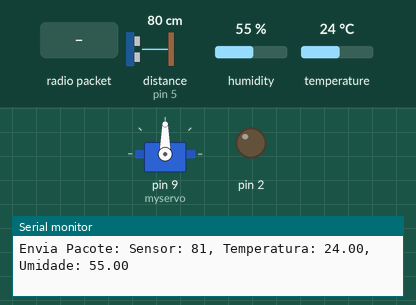
Simulated run of this sketch. Board: Arduino Uno, built with avr-gcc and run on an emulated ATmega328P. On the bench: servo, output pins drawn as LEDs (lit = HIGH), the last lines printed to the serial monitor. The test bench sets the inputs (shaded band); at power-on: distance to the obstacle (sensor on pin 5) 80 cm, humidity 55 %, temperature 24 °C. No radio packets arrive unless stated.

Above: at 1.2 s.
1.3 s: radio packet "5" arrives
At 1.9 s:
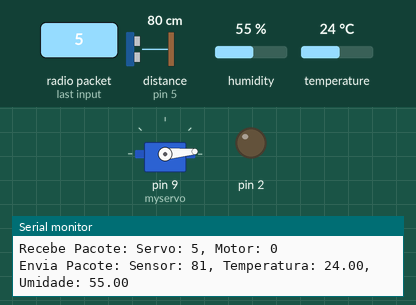
2.8 s: radio packet "200" arrives
At 4.0 s:
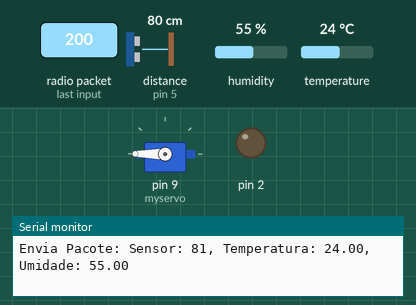
4.3 s: radio packet "90" arrives
At 5.3 s:
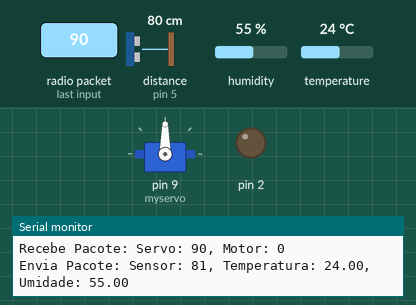
Timing chart, 0 to 7.3 s (numbered marks = the images above; inputs shaded):
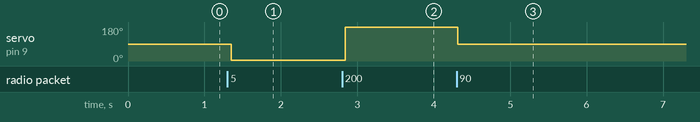

Measured:
- after the input at 1.3 s, servo on pin 9 (myservo): 90° → 5° after 0.05 s
- after the input at 2.8 s, servo on pin 9 (myservo): 5° → 180° at once
- after the input at 4.3 s, servo on pin 9 (myservo): 180° → 90° at once

The sketch:

arduino.ino
```cpp
#include <Servo.h>
#include <SPI.h>
#include "DHT.h"
#include "nRF24L01.h"
#include "RF24.h"
#include <string.h>
#include <NewPing.h>
#include <Adafruit_Sensor.h>


// Objetos
NewPing sonar(4, 5, 400); // Ultrassonico
Servo myservo; // Servo Motor
DHT dht(8, DHT11); // Sensor DHT11
RF24 radio(10, 3); // Radio


// Var's necessárias para o envio e recebimento de mensagens
// Configurações do rádio:
byte enderecos[][6] = {"1node","2node"};
unsigned int timeProx = 750;
unsigned long timeToSend;


// Envio:
char sendMessage[37];
char prox_str[4];
char temp_str[16];
char umid_str[16];
int proximity = 0;
float t = 0;
float h = 0;
float t_prev = 0;
float h_prev = 0;

// Recebimento
char receiveMessage[7];
char *search = "-";
int servo = 90;
int motor = 0;
int switch_motor;

void setup() {

  // put your setup code here, to run once:
  Serial.begin(9600);
  timeToSend = millis();
  dht.begin();
  radio.begin();
  radio.setChannel(100);
  radio.openWritingPipe(enderecos[1]);
  radio.openReadingPipe(1, enderecos[0]);
  radio.startListening();
  myservo.attach(9);
  myservo.write(servo);
  pinMode(2, OUTPUT);
}


void loop() {

  // Testa se o intervalo de envio (700ms) estourou, se sim, envia.
  if (millis() >= timeToSend) {
    radio.stopListening(); // Pare de ouvir
    timeToSend += timeProx;
    proximity = sonar.ping_cm();
    sprintf(prox_str, "%d", proximity);
    t = dht.readTemperature();
    h = dht.readHumidity();
    if (isnan(h) || isnan(t)) {
      t = t_prev;
      h = h_prev;
    } else {
      t_prev = t;
      h_prev = h;
    }
    dtostrf(t, 2, 2, temp_str);
    dtostrf(h, 2, 2, umid_str);
    sprintf(sendMessage, "%s-%s-%s", prox_str, temp_str, umid_str);  // Concantena os dados para envio em uma string


    // Testa se a mensagem foi enviada com sucesso
    if (radio.write( &sendMessage, sizeof(sendMessage) )) {
      Serial.print("Envia Pacote: Sensor: ");
      Serial.print(proximity);
      Serial.print(", Temperatura: ");
      Serial.print(t);
      Serial.print(", Umidade: ");
      Serial.println(h);
    } else {
      Serial.println("Error to send!");
    }

    radio.startListening(); // Volte a ouvir o canal

  }


  // Testa se há mensagens novas
  if (radio.available()) {
    radio.read(&receiveMessage, sizeof(receiveMessage)); // Recebe a mensagem, e 'destrincha' em comandos do servo e para o motor DC
    char *servo_str = strtok(receiveMessage, search);
    char *motor_str = strtok(NULL, search);
    servo = atoi(servo_str);
    motor = atoi(motor_str);
    switch_motor = motor;
    Serial.print("Recebe Pacote: Servo: ");
    Serial.print(servo);
    myservo.write(servo);
    Serial.print(", Motor: ");
    Serial.println(motor);
  }

  if(switch_motor) {
    analogWrite(2, 255);
  } else {
    analogWrite(2, 0);
  }


  delay(50);
}
```
